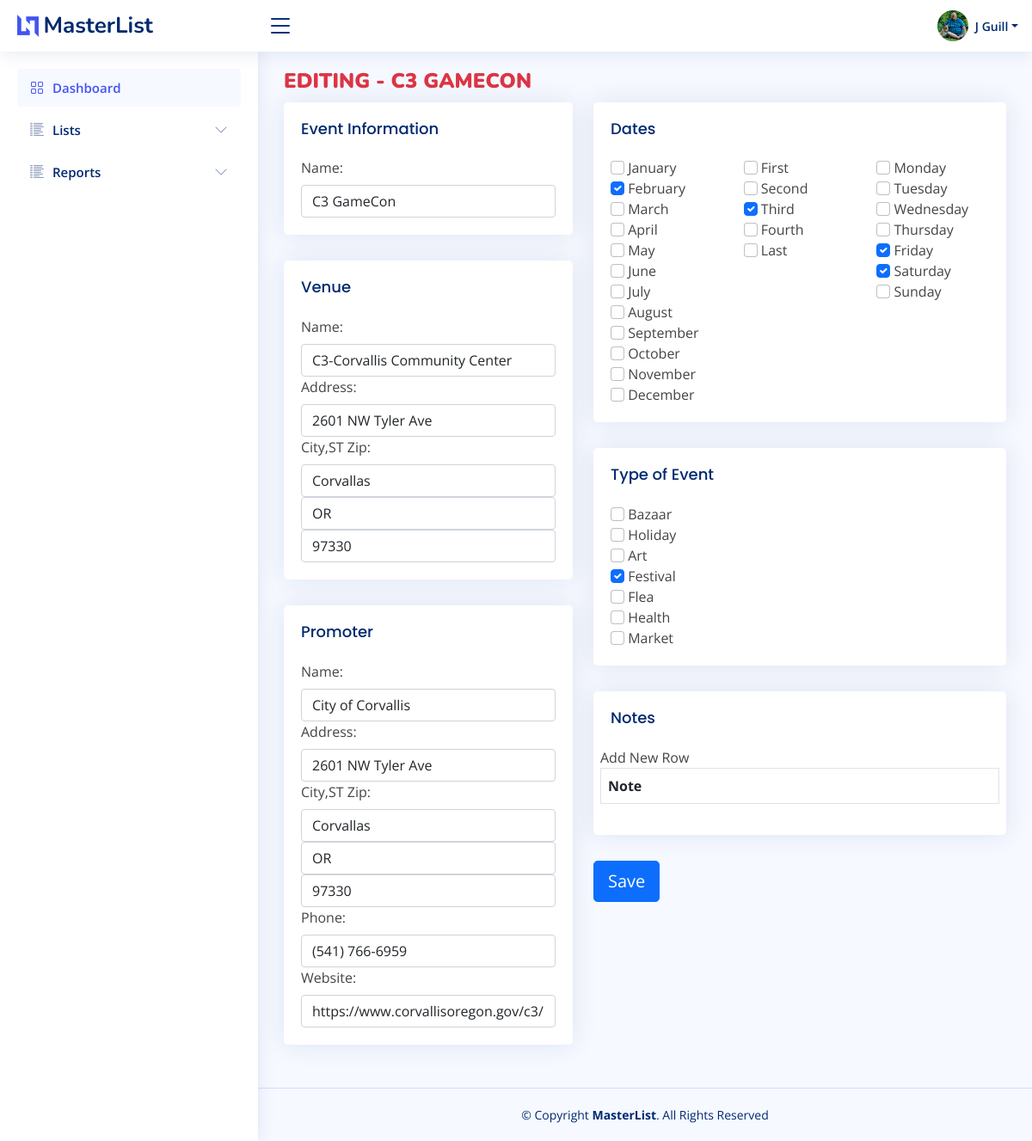
Page /masterlist/edit/340 (signed in) on the earlier database version.
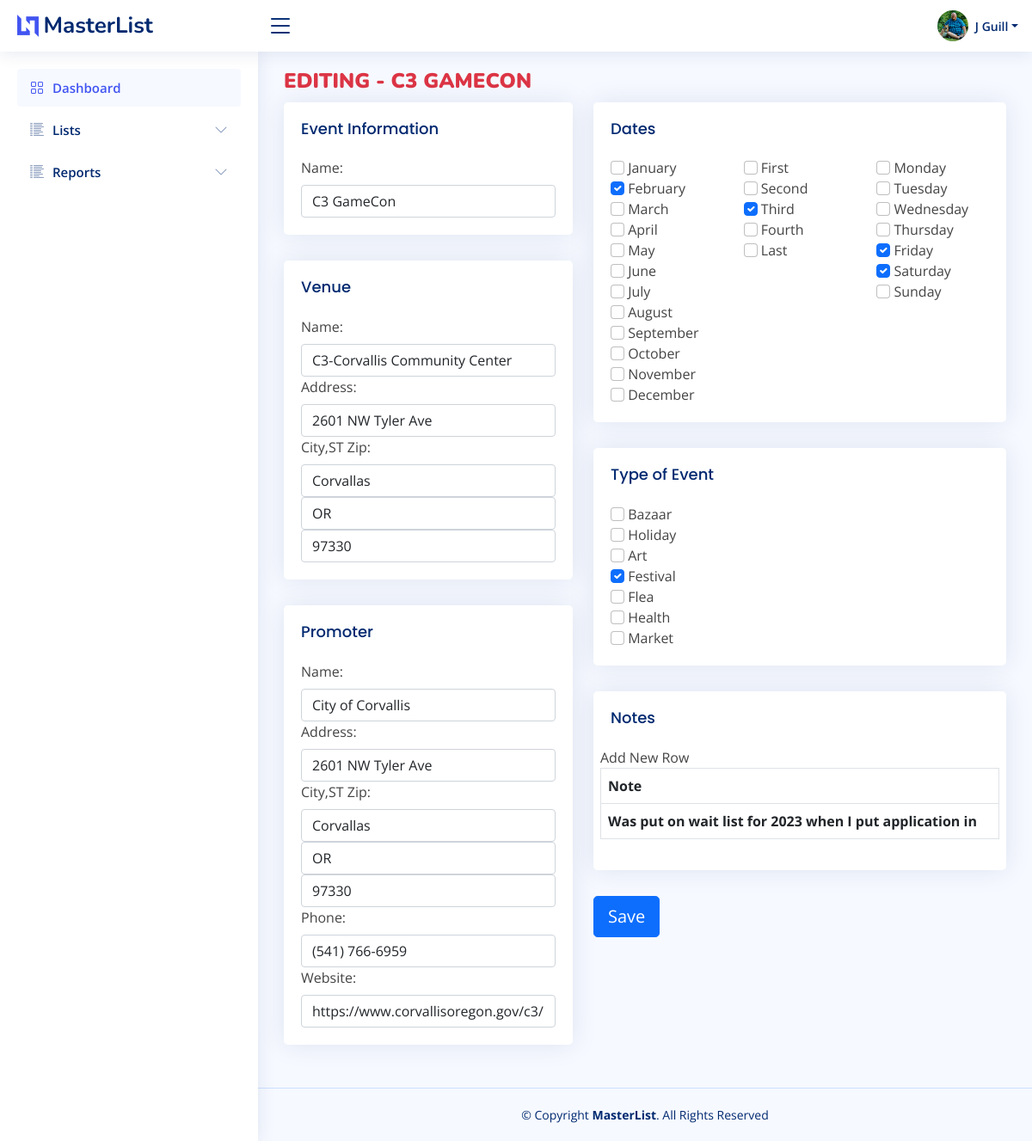
Same page on the later database version.
### bazaar/models.py (models this page shows)
class Notes(db.Model):
    id = db.Column(db.Integer, primary_key=True)
    note = db.Column(db.Text)
    date_created = db.Column(db.DateTime(timezone=True), server_default=func.now())
    date_updated = db.Column(db.DateTime(timezone=True), onupdate=func.now())
    masterlistid = db.Column(db.Integer, db.ForeignKey('master_list.id'))
    bookingid = db.Column(db.Integer, db.ForeignKey('booking.id'))

### bazaar/templates/masterlist/masterlist.py (the view, shortened to what this page needs)
@ml.route("/edit/<id>", methods=["GET", "POST"])
@login_required
def masterlist_edit(id):
    record = db.session.query(MasterList).filter(MasterList.id == id).first()
    months = ['January', 'February', 'March', 'April', 'May', 'June', 'July', 'August', 'September', 'October',
              'November', 'December']
    months_values = {"January": record.january, "February": record.february, "March": record.march,
                     "April": record.april, "May": record.may, "June": record.june, "July": record.july,
                     "August": record.august, "September": record.september, "October": record.october,
                     "November": record.november, "December": record.december}
    weeks = ['First', 'Second', 'Third', 'Fourth', 'Last']
    weeks_values = {"First": record.first, "Second": record.second, "Third": record.third, "Fourth": record.fourth,
                    "Last": record.last}
    days = ['Monday', 'Tuesday', 'Wednesday', 'Thursday', 'Friday', 'Saturday', 'Sunday']
    days_values = {"Monday": record.monday, "Tuesday": record.tuesday, "Wednesday": record.wednesday,
                   "Thursday": record.thursday, "Friday": record.friday, "Saturday": record.saturday,
                   "Sunday": record.sunday}
    types = get_types_masterlist()
    types_values = {}
    for type in types:
        types_values[type] = getattr(record, "type_" + type)
    notes = db.session.query(Notes).filter(Notes.masterlistid == id).all()
    contents = {"user": User, "record": record, "notes": notes,
                "months": months, "days": days, "weeks": weeks,
                "v_days": days_values, "v_months": months_values,
                "v_weeks": weeks_values, "types": types,
                "v_types": types_values}
    return render_template("masterlist/masterlist_edit.html", **contents)

### bazaar/models.py (called while the page is built)
    def fullname(self):
        return self.firstname + " " + self.lastname

    def firstinit_lastname(self):
        return self.firstname[:1] + " " + self.lastname

### bazaar/templates/base/base.py (called while the page is built)
@base.app_context_processor
def zipcode_qty_check():
    zipcode_count = db.session.query(func.count(USZip.id)).scalar()
    checking = zipcode_count == 0
    return dict(zipcode_count_check=checking)

@base.app_context_processor
def notification_count():
    now = datetime.now()
    days_from_now = datetime.now() + timedelta(days=5)
    notcount = db.session.query(func.count(Booking.id)).filter(now <= Booking.next_touch,
                                                               Booking.next_touch <= days_from_now).scalar()
    if notcount == 0:
        return dict(notification_count=None)
    else:
        return dict(notification_count=notcount)

@base.app_context_processor
def notifications():
    now = datetime.now()
    days_from_now = datetime.now() + timedelta(days=5)
    nots = db.session.query(Booking).filter(now <= Booking.next_touch,
                                            Booking.next_touch <= days_from_now).all()
    return dict(notifications=nots)

### bazaar/templates/masterlist/masterlist_edit.html (shortened to what the changed rows need)
{% extends "base/base.html" %}
{% block page_title %}
    <b><span class="text-uppercase text-danger">Editing - {{ record.event_name }}</span></b>
{% endblock page_title %}
{% block main_content %}
    <section class="section">
        <form class="form" method="POST" action="{{ url_for('masterlist.masterlist_edit', id=record.id) }}">
            <div class="row">
                <div class="col-md-7">
                    <div class="card">
                        <div class="card-body">
                            <div class="row">
                                <div id="months" class="col-4">
                                    {% for month in months %}
                                        <input class="form-check-input"
                                               type="checkbox"
                                               id="{{ month }}"
                                               name="months"
                                               value="{{ month | lower }}"
                                               {% if v_months[month] == True %}checked{% endif %}>
                                        <label class="form-check-label" for="{{ month }}">{{ month }}</label><br>
                                    {% endfor %}
                                </div>
                                <div id="weeks" class="col-4">
                                    {% for week in weeks %}
                                        <input class="form-check-input"
                                               type="checkbox"
                                               id="{{ week }}"
                                               name="weeks"
                                               value="{{ week | lower }}"
                                               {% if v_weeks[week] == True %}checked{% endif %}
                                        >
                                        <label class="form-check-label" for="{{ week }}">{{ week }}</label><br>
                                    {% endfor %}
                                </div>
                                <div id="dayofweek" class="col-4">
                                    {% for day in days %}
                                        <input class="form-check-input"
                                               type="checkbox"
                                               id="{{ day }}"
                                               name="days"
                                               value="{{ day | lower }}"
                                               {% if v_days[day] == True %}checked{% endif %}
                                        >
                                        <label class="form-check-label" for="{{ day }}">{{ day }}</label><br>
                                    {% endfor %}
                                </div>
                            </div>
                        </div>
                    </div>
                    <div class="card">
                        <div class="card-body">
                            <div class="row-cols-2">
                                <div class="col-6">
                                    {% for type in types %}
                                        <input class="form-check-input"
                                               type="checkbox"
                                               id="{{ type }}"
                                               name="type"
                                               value="{{ type | lower }}"
                                               {% if v_types[type] == True %}checked{% endif %}
                                        >
                                        <label class="form-check-label" for="{{ type }}">{{ type.title() }}</label><br>
                                    {% endfor %}
                                </div>
                            </div>
                        </div>
                    </div>
                    <div class="card">
                        <div class="card-body">
                            <div class="col">
                                <div class="row">
                                    <table id="notes" class="table table-bordered table-hover">
                                        <thead>
                                        <tr>
                                            <th>Note</th>
                                        </tr>
                                        </thead>
                                        <tbody class="table-striped">
                                        {% for note in notes %}
                                            <tr>
                                                <th>{{ note.note }}</th>
                                            </tr>
                                        {% endfor %}
                                        </tbody>
                                    </table>
                                </div>
                            </div>
                        </div>
                    </div>
                </div>
            </div>
        </form>
    </section>
{% endblock main_content %}

Differences in the rows shown:
added Notes: note "Was put on wait list for 2023 when I put application in"
